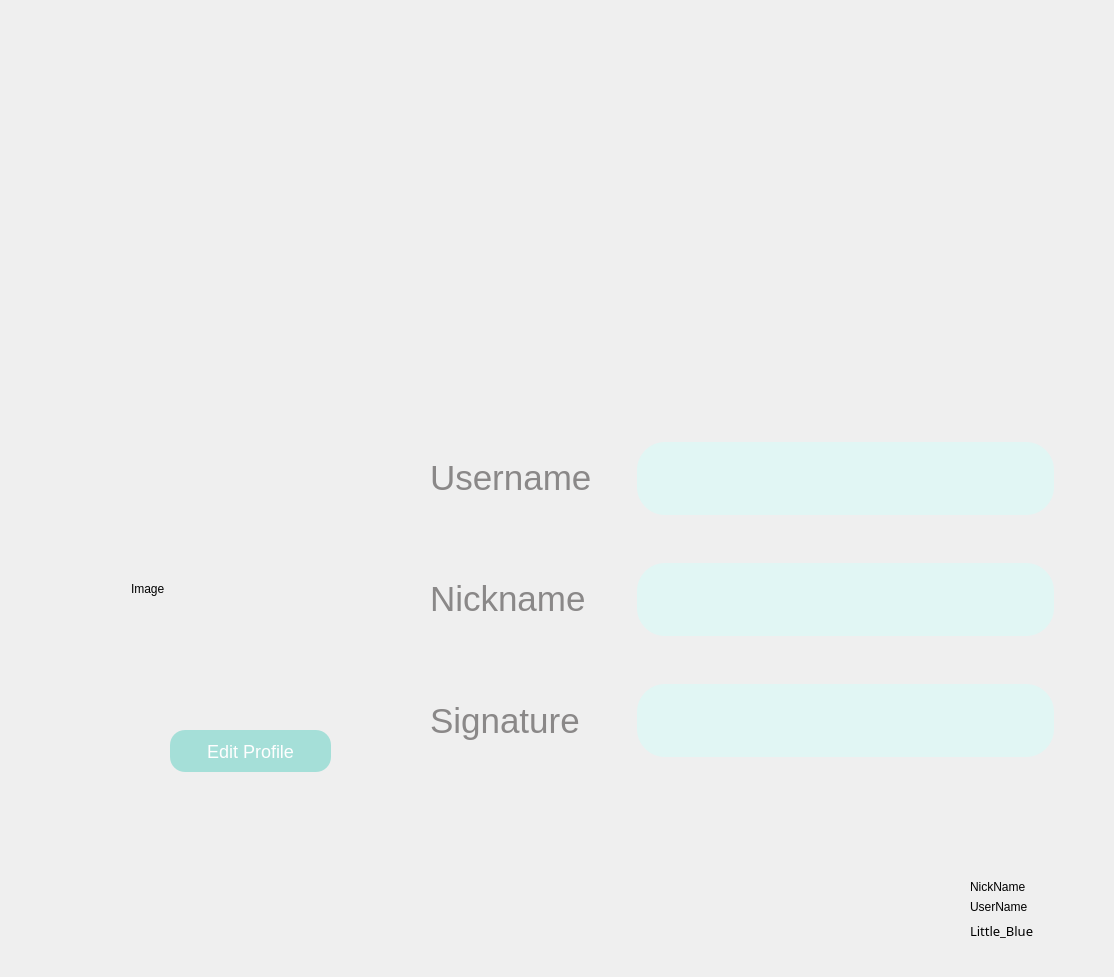
    <widget class="QWidget" name="tab">
     <property name="sizePolicy">
      <sizepolicy hsizetype="Expanding" vsizetype="Expanding">
       <horstretch>0</horstretch>
       <verstretch>0</verstretch>
      </sizepolicy>
     </property>
     <property name="styleSheet">
      <string notr="true">QWidet{
color: rgba(51, 51, 51,0);
border:0px solid rgba(0,0,0,0);
background: transparent;

}</string>
     </property>
     <attribute name="title">
      <string/>
     </attribute>
     <widget class="QLineEdit" name="userNameShow">
      <property name="enabled">
       <bool>false</bool>
      </property>
      <property name="geometry">
       <rect>
        <x>637</x>
        <y>442</y>
        <width>417</width>
        <height>73</height>
       </rect>
      </property>
      <property name="sizePolicy">
       <sizepolicy hsizetype="Expanding" vsizetype="Expanding">
        <horstretch>0</horstretch>
        <verstretch>10</verstretch>
       </sizepolicy>
      </property>
      <property name="font">
       <font>
        <family>Poppins</family>
        <pointsize>-1</pointsize>
        <weight>50</weight>
        <italic>false</italic>
        <bold>false</bold>
       </font>
      </property>
      <property name="focusPolicy">
       <enum>Qt::ClickFocus</enum>
      </property>
      <property name="toolTip">
       <string>输入昵称</string>
      </property>
      <property name="statusTip">
       <string/>
      </property>
      <property name="whatsThis">
       <string/>
      </property>
      <property name="styleSheet">
       <string notr="true">QLineEdit{

/* Rectangle 33 */

position: absolute;
width: 417px;
height: 73px;
left: 846px;
top: 452px;

background: #E1F6F4;
border-radius: 28px;

font-family: 'Poppins';
font-style: normal;
font-weight: 400;
font-size: 43px;
line-height: 52px;
/* identical to box height */

color: #8A8888;

padding-left:30px;
padding-right:3px;
}

QLineEdit:hover{
background:rgba(213, 246, 242, 100);
}

QLineEdit:focus{
background:rgba(153, 204, 204, 239);
color:rgba(51, 51, 51,200)
}</string>
      </property>
      <property name="placeholderText">
       <string/>
      </property>
     </widget>
     <widget class="QLabel" name="label_6">
      <property name="geometry">
       <rect>
        <x>68</x>
        <y>50</y>
        <width>1037</width>
        <height>918</height>
       </rect>
      </property>
      <property name="text">
       <string/>
      </property>
      <property name="pixmap">
       <pixmap resource="res.qrc">:/new/prefix1/homepage.png</pixmap>
      </property>
      <property name="scaledContents">
       <bool>true</bool>
      </property>
     </widget>
     <widget class="QLabel" name="label_7">
      <property name="geometry">
       <rect>
        <x>430</x>
        <y>462</y>
        <width>171</width>
        <height>31</height>
       </rect>
      </property>
      <property name="styleSheet">
       <string notr="true">/* Username */

position: absolute;
width: 181px;
height: 53px;
left: 820px;
top: 462px;

font-family: 'Poppins';
font-style: normal;
font-weight: 400;
font-size: 35px;
line-height: 52px;
/* identical to box height */

color: #8A8888;

transform: matrix(-1, 0, 0, 1, 0, 0);
</string>
      </property>
      <property name="text">
       <string>Username</string>
      </property>
     </widget>
     <widget class="QLabel" name="label_8">
      <property name="geometry">
       <rect>
        <x>430</x>
        <y>583</y>
        <width>171</width>
        <height>31</height>
       </rect>
      </property>
      <property name="styleSheet">
       <string notr="true">/* Username */

position: absolute;
width: 181px;
height: 53px;
left: 820px;
top: 462px;

font-family: 'Poppins';
font-style: normal;
font-weight: 400;
font-size: 35px;
line-height: 52px;
/* identical to box height */

color: #8A8888;

transform: matrix(-1, 0, 0, 1, 0, 0);
</string>
      </property>
      <property name="text">
       <string>Nickname</string>
      </property>
     </widget>
     <widget class="QLabel" name="label_9">
      <property name="geometry">
       <rect>
        <x>430</x>
        <y>700</y>
        <width>161</width>
        <height>41</height>
       </rect>
      </property>
      <property name="styleSheet">
       <string notr="true">/* Username */

position: absolute;
width: 181px;
height: 53px;
left: 820px;
top: 462px;

font-family: 'Poppins';
font-style: normal;
font-weight: 400;
font-size: 35px;
line-height: 52px;
/* identical to box height */

color: #8A8888;

transform: matrix(-1, 0, 0, 1, 0, 0);
</string>
      </property>
      <property name="text">
       <string>Signature</string>
      </property>
     </widget>
     <widget class="QLineEdit" name="nickNameShow">
      <property name="enabled">
       <bool>true</bool>
      </property>
      <property name="geometry">
       <rect>
        <x>637</x>
        <y>563</y>
        <width>417</width>
        <height>73</height>
       </rect>
      </property>
      <property name="sizePolicy">
       <sizepolicy hsizetype="Expanding" vsizetype="Expanding">
        <horstretch>0</horstretch>
        <verstretch>10</verstretch>
       </sizepolicy>
      </property>
      <property name="font">
       <font>
        <family>Poppins</family>
        <pointsize>-1</pointsize>
        <weight>50</weight>
        <italic>false</italic>
        <bold>false</bold>
       </font>
      </property>
      <property name="focusPolicy">
       <enum>Qt::ClickFocus</enum>
      </property>
      <property name="toolTip">
       <string>输入昵称</string>
      </property>
      <property name="statusTip">
       <string/>
      </property>
      <property name="whatsThis">
       <string/>
      </property>
      <property name="styleSheet">
       <string notr="true">QLineEdit{

/* Rectangle 33 */

position: absolute;
width: 417px;
height: 73px;
left: 846px;
top: 452px;

background: #E1F6F4;
border-radius: 28px;

font-family: 'Poppins';
font-style: normal;
font-weight: 400;
font-size: 43px;
line-height: 52px;
/* identical to box height */

color: #8A8888;

padding-left:30px;
padding-right:3px;
}

QLineEdit:hover{
background:rgba(213, 246, 242, 100);
}

QLineEdit:focus{
background:rgba(153, 204, 204, 239);
color:rgba(51, 51, 51,200)
}</string>
      </property>
      <property name="text">
       <string/>
      </property>
      <property name="placeholderText">
       <string/>
      </property>
      <property name="clearButtonEnabled">
       <bool>false</bool>
      </property>
     </widget>
     <widget class="QLineEdit" name="Signature">
      <property name="enabled">
       <bool>true</bool>
      </property>
      <property name="geometry">
       <rect>
        <x>637</x>
        <y>684</y>
        <width>417</width>
        <height>73</height>
       </rect>
      </property>
      <property name="sizePolicy">
       <sizepolicy hsizetype="Expanding" vsizetype="Expanding">
        <horstretch>0</horstretch>
        <verstretch>10</verstretch>
       </sizepolicy>
      </property>
      <property name="font">
       <font>
        <family>Poppins</family>
        <pointsize>-1</pointsize>
        <weight>50</weight>
        <italic>false</italic>
        <bold>false</bold>
       </font>
      </property>
      <property name="focusPolicy">
       <enum>Qt::ClickFocus</enum>
      </property>
      <property name="toolTip">
       <string>输入昵称</string>
      </property>
      <property name="statusTip">
       <string/>
      </property>
      <property name="whatsThis">
       <string/>
      </property>
      <property name="styleSheet">
       <string notr="true">QLineEdit{

/* Rectangle 33 */

position: absolute;
width: 417px;
height: 73px;
left: 846px;
top: 452px;

background: #E1F6F4;
border-radius: 28px;

font-family: 'Poppins';
font-style: normal;
font-weight: 400;
font-size: 43px;
line-height: 52px;
/* identical to box height */

color: #8A8888;

padding-left:30px;
padding-right:3px;
}

QLineEdit:hover{
background:rgba(213, 246, 242, 100);
}

QLineEdit:focus{
background:rgba(153, 204, 204, 239);
color:rgba(51, 51, 51,200)
}</string>
      </property>
      <property name="clearButtonEnabled">
       <bool>false</bool>
      </property>
     </widget>
     <widget class="MyLable" name="MyLable_HomePage_UserImage_Right">
      <property name="geometry">
       <rect>
        <x>131</x>
        <y>467</y>
        <width>244</width>
        <height>244</height>
       </rect>
      </property>
      <property name="text">
       <string>Image</string>
      </property>
      <property name="scaledContents">
       <bool>true</bool>
      </property>
     </widget>
     <widget class="QWidget" name="layoutWidget">
      <property name="geometry">
       <rect>
        <x>970</x>
        <y>880</y>
        <width>111</width>
        <height>61</height>
       </rect>
      </property>
      <layout class="QVBoxLayout" name="verticalLayout">
       <item>
        <widget class="QLabel" name="label_2">
         <property name="text">
          <string>NickName</string>
         </property>
        </widget>
       </item>
       <item>
        <widget class="QLabel" name="label">
         <property name="text">
          <string>UserName</string>
         </property>
        </widget>
       </item>
       <item>
        <widget class="QLabel" name="userN">
         <property name="sizePolicy">
          <sizepolicy hsizetype="Preferred" vsizetype="Expanding">
           <horstretch>0</horstretch>
           <verstretch>0</verstretch>
          </sizepolicy>
         </property>
         <property name="font">
          <font>
           <family>Microsoft YaHei</family>
           <pointsize>10</pointsize>
           <underline>false</underline>
          </font>
         </property>
         <property name="styleSheet">
          <string notr="true"/>
         </property>
         <property name="frameShape">
          <enum>QFrame::NoFrame</enum>
         </property>
         <property name="text">
          <string>Little_Blue</string>
         </property>
        </widget>
       </item>
      </layout>
     </widget>
     <widget class="QPushButton" name="huantou">
      <property name="geometry">
       <rect>
        <x>170</x>
        <y>730</y>
        <width>161</width>
        <height>42</height>
       </rect>
      </property>
      <property name="styleSheet">
       <string notr="true">/* Rectangle 38 */
QPushButton{
position: absolute;
width: 161px;
height: 42px;

background:  rgba(111, 211, 199, 0.58) ;
border-radius: 15px;


/* Edit Profile */
font-family: 'Poppins';
font-style: normal;
font-weight: 400;
font-size: 18px;
line-height: 27px;
/* identical to box height */

color: #FFFEFE;


}

QPushButton:hover{
background:  rgba(111, 211, 199, 0.4) ;
}

QPushButton:hover{
background:  rgba(111, 211, 199, 0.8) ;
}</string>
      </property>
      <property name="text">
       <string>Edit Profile</string>
      </property>
     </widget>
     <widget class="QPushButton" name="changeSignature_2">
      <property name="geometry">
       <rect>
        <x>1000</x>
        <y>578</y>
        <width>41</width>
        <height>41</height>
       </rect>
      </property>
      <property name="styleSheet">
       <string notr="true">QPushButton{
background:rgba(0,0,0,0);
border:0px solid black;
border-radius:20px;
}

QPushButton:pressed{
	background:rgba(178, 178, 178, 200);
}

QPushButton:hover{
	background:rgba(108, 108, 108, 30);
}
</string>
      </property>
      <property name="text">
       <string/>
      </property>
      <property name="icon">
       <iconset resource="res.qrc">
        <normaloff>:/new/prefix2/icons8-编辑图像-96 5.png</normaloff>:/new/prefix2/icons8-编辑图像-96 5.png</iconset>
      </property>
      <property name="iconSize">
       <size>
        <width>35</width>
        <height>35</height>
       </size>
      </property>
      <property name="flat">
       <bool>true</bool>
      </property>
     </widget>
     <widget class="QPushButton" name="changeSignature">
      <property name="geometry">
       <rect>
        <x>1000</x>
        <y>700</y>
        <width>41</width>
        <height>41</height>
       </rect>
      </property>
      <property name="styleSheet">
       <string notr="true">QPushButton{
background:rgba(0,0,0,0);
border:0px solid black;
border-radius:20px;
}

QPushButton:pressed{
	background:rgba(178, 178, 178, 200);
}

QPushButton:hover{
	background:rgba(108, 108, 108, 30);
}
</string>
      </property>
      <property name="text">
       <string/>
      </property>
      <property name="icon">
       <iconset resource="res.qrc">
        <normaloff>:/new/prefix2/icons8-编辑图像-96 5.png</normaloff>:/new/prefix2/icons8-编辑图像-96 5.png</iconset>
      </property>
      <property name="iconSize">
       <size>
        <width>35</width>
        <height>35</height>
       </size>
      </property>
      <property name="flat">
       <bool>true</bool>
      </property>
     </widget>
     <zorder>layoutWidget</zorder>
     <zorder>label_6</zorder>
     <zorder>userNameShow</zorder>
     <zorder>label_7</zorder>
     <zorder>label_8</zorder>
     <zorder>label_9</zorder>
     <zorder>nickNameShow</zorder>
     <zorder>Signature</zorder>
     <zorder>MyLable_HomePage_UserImage_Right</zorder>
     <zorder>huantou</zorder>
     <zorder>changeSignature_2</zorder>
     <zorder>changeSignature</zorder>
    </widget>
